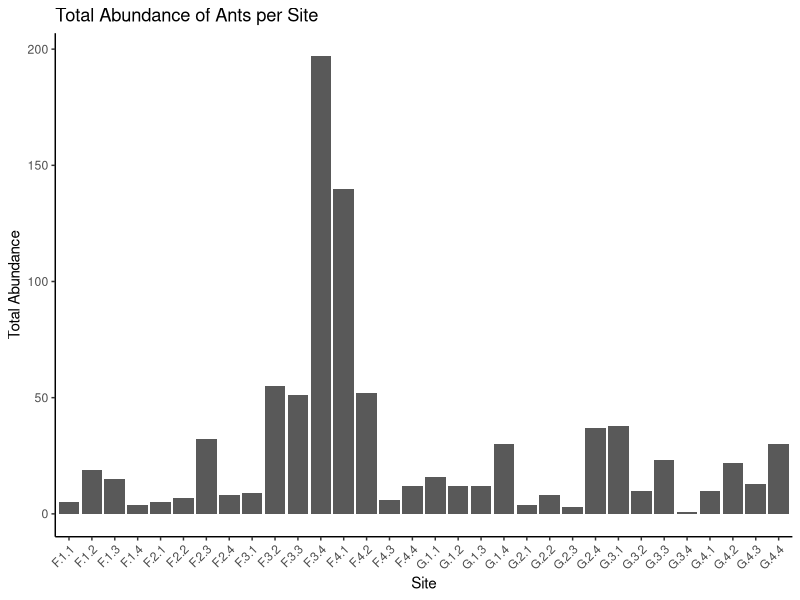
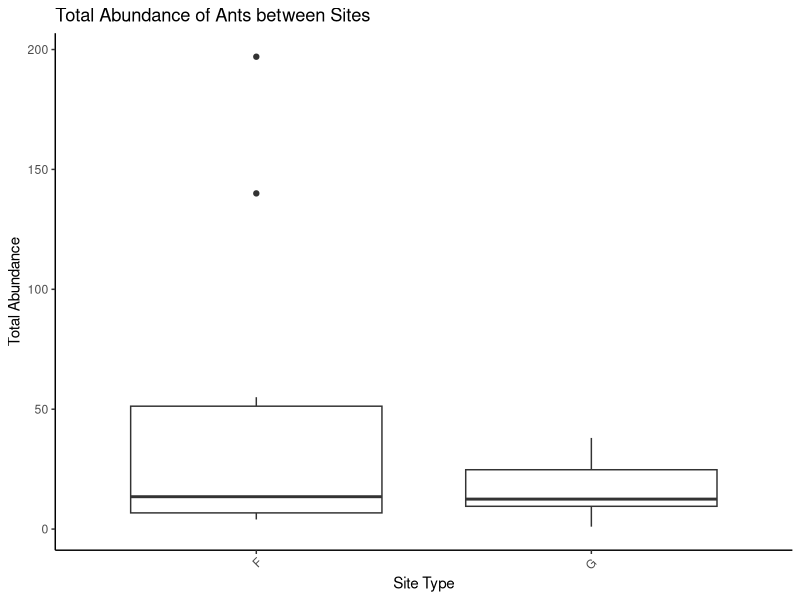
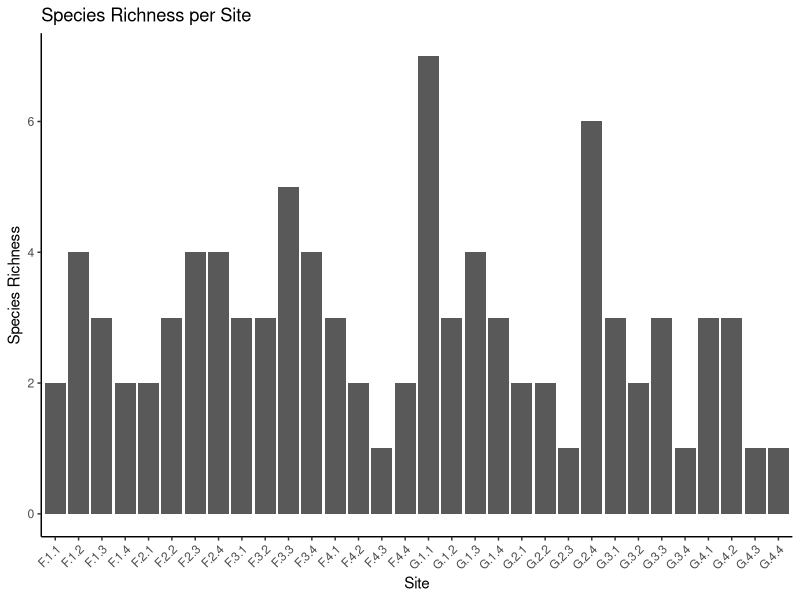
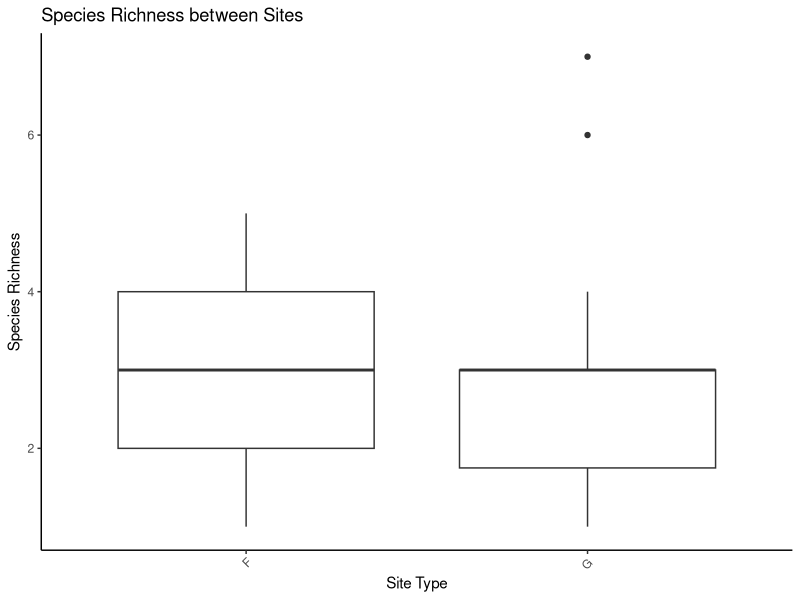

Write R code to recreate these figures, in order.
# Title: Data Analyses
# Author: Arwenn Evenstar Kummer
# Date created: 19/02/2025  

# -=-=-=-=-=-=-=-=-=-=-=-=-=-=-=-=-=-=-=-=-=-=-=-=-=-=-=-=-=-=-=-=-=-=-=-=-=-=-=-=-=-=-=-=-=-=-=-=-=-=-=-=-=-=-=-=-=
# For a more user-friendly version with justification and description of each step in the process, please refer to the quarto document uploaded to the same GitHub repository as this file (file name: Step by Step Analyses)
# -=-=-=-=-=-=-=-=-=-=-=-=-=-=-=-=-=-=-=-=-=-=-=-=-=-=-=-=-=-=-=-=-=-=-=-=-=-=-=-=-=-=-=-=-=-=-=-=-=-=-=-=-=-=-=-=-=

# Preamble:
# The data set we will analyse involves analyzing the species and counts of trapped ants, across two different sites - Fynbos and Eucalyptus/Gum trees. The data set contains species counts, species names and quantitative soil surface data, collected using a quadrat placed over the area where each pitfall trap was placed. 


# Pre-analysis ----

## install packages ----
install.packages("tidyverse")
install.packages("readxl")

# load packages into R
library(tidyverse)
library(readxl)

# Data wrangling, cleaning and checking ----

quad.dat <- read.csv("quadrat_data_clean.csv")
view(quad.dat)

pitfall.dat <- read.csv("pitfall_data_clean.csv")
view(pitfall.dat)


# obtain structure of data sets - checking for valid variable types
str(quad.dat)
str(pitfall.dat)

# renaming column headings for quadrat data. 
colnames(quad.dat) <- c("site", "live.veg.pcover", "leaf.litter.pcover", "bare.ground.pcover", "rocks.stones.pcover")

## check for missing values ----
sum(is.na(quad.dat))
sum(is.na(pitfall.dat))

## check for duplicates ----
sum(duplicated(quad.dat))
sum(duplicated(pitfall.dat))

# Suggested analyses - Branch Point 1: ----

### total abundances per site----

# create a new column with the total abundance per site.

pitfall_total_abundance <- pitfall.dat %>%
  group_by(pitfall) %>%
  mutate(total_abundance = rowSums(across(everything())))

### total species richness per site ----

# createa new column with species richness per site. 

pitfall_species_richness <- pitfall.dat %>%
  group_by(pitfall) %>%
  mutate(species_richness = rowSums(across(everything()) > 0))

# combine abundance, species richness and original pitfall data into 1 data frame:
pitfall.dat <- pitfall.dat %>%
  left_join(pitfall_total_abundance) %>%
  left_join(pitfall_species_richness)

# generate a new column of factors for each site type: G for gum/eucalyptus, and F for fynbos. 

pitfall.dat <- pitfall.dat %>%
  mutate(site_type = case_when (
    str_detect(pitfall, "G") ~ "G",
    str_detect(pitfall, "F") ~ "F"
  ))

# check new variable site_type is a factor with 2 levels:
str(pitfall.dat)
pitfall.dat$site_type <- as.factor(pitfall.dat$site_type)

str(pitfall.dat) # site_type is now a factor



# Data Visualization: ----
# Now we are all set to create the plots. We will use the ggplot2 package from tidyverse as well for this.


## bar chart of total abundance per site ----
ggplot(pitfall.dat, aes(x = pitfall, y = total_abundance)) +
  geom_bar(stat = "identity") +
  labs(title = "Total Abundance of Ants per Site",
       x = "Site",
       y = "Total Abundance") +
  theme_classic() +
  theme(axis.text.x = element_text(angle = 45, hjust = 1))

## boxplot of total abundance between sites:
ggplot(pitfall.dat, aes(x = site_type, y = total_abundance)) +
  geom_boxplot() +
  labs(title = "Total Abundance of Ants between Sites",
       x = "Site Type",
       y = "Total Abundance") +
  theme_classic() +
  theme(axis.text.x = element_text(angle = 45, hjust = 1))

## bar chart of species richness per site ---
ggplot(pitfall.dat, aes(x = pitfall, y = species_richness)) +
  geom_bar(stat = "identity") +
  labs(title = "Species Richness per Site",
       x = "Site",
       y = "Species Richness") +
  theme_classic() +
  theme(axis.text.x = element_text(angle = 45, hjust = 1))

## boxplot of species richness between sites: ----
ggplot(pitfall.dat, aes(x = site_type, y = species_richness)) +
  geom_boxplot() +
  labs(title = "Species Richness between Sites",
       x = "Site Type",
       y = "Species Richness") +
  theme_classic() +
  theme(axis.text.x = element_text(angle = 45, hjust = 1))



# Statistical Analyses ----

# compare total abundance of ants between the two site types.

t.test(total_abundance ~ site_type, data = pitfall.dat)

# Welch Two Sample t-test
# 
# data:  total_abundance by site_type
# t = 1.5525, df = 16.401, p-value = 0.1396
# alternative hypothesis: true difference in means between group F and group G is not equal to 0
# 95 percent confidence interval:
#   -7.889391 51.389391
# sample estimates:
#   mean in group F mean in group G 
# 38.5625         16.8125 

# p-value = 0.1396 (>0.05). Thus, we fail to reject the null hypothesis that there is no difference in the total abundance of ants between the two site types.

# determine if there's a relationship between site type and species richness.

chisq.test(pitfall.dat$species_richness, pitfall.dat$site_type)

# Pearson's Chi-squared test
# 
# data:  pitfall.dat$species_richness and pitfall.dat$site_type
# X-squared = 7.1909, df = 6, p-value = 0.3036

# p-value = 0.3036 (>0.05), thus, we fail to reject the null hypothesis that there is no relationship between the site type and the species richness.

# Assessing the relationship between quadrat variables and species richness/abundance ----

# need to merge pitfall and quadrat data into 1 dataframe.
# adding the quadrat data to the pitfall data frame:

pitfall.quad.dat <- pitfall.dat %>%
  cross_join(quad.dat[,2:5])

# check the new data frame for errors. 
view(pitfall.quad.dat)
